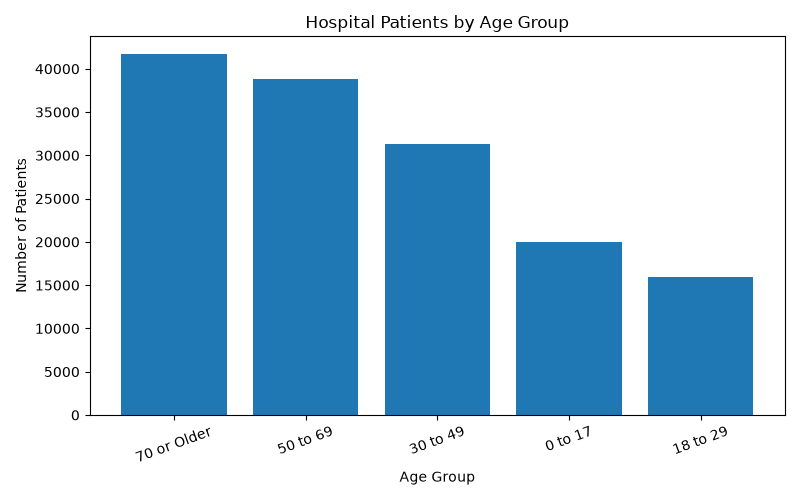

Reproduce this figure in Python.
import matplotlib.pyplot as plt

age_groups = [
    "70 or Older",
    "50 to 69",
    "30 to 49",
    "0 to 17",
    "18 to 29"
]

patient_counts = [
    41670,
    38833,
    31318,
    19940,
    15889
]

plt.figure(figsize=(8, 5))

plt.bar(age_groups, patient_counts)

plt.title("Hospital Patients by Age Group")
plt.xlabel("Age Group")
plt.ylabel("Number of Patients")

plt.xticks(rotation=20)
plt.tight_layout()

plt.savefig("outputs/charts/age_group_distribution.png")

plt.show()
